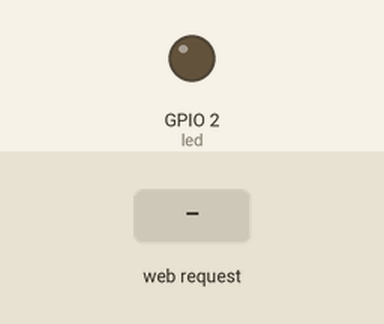
Simulated run of this program. Board: ESP32. Parts: output pins drawn as LEDs (lit = HIGH). Inputs (shaded band) come from the test bench. WiFi joins after 1.5 s; servers stay silent unless stated; storage starts empty; what the program prints to the serial monitor is not drawn.

Above: at 2.7 s.
2.8 s: HTTP request GET /on received
At 3.4 s:
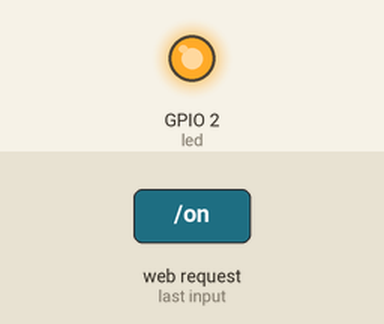
4.3 s: HTTP request GET /off received
At 4.6 s:
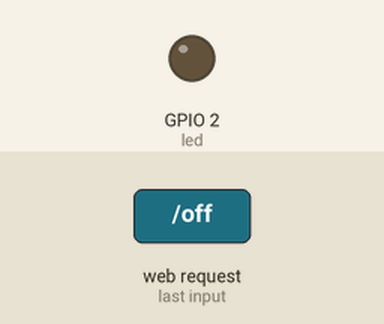
Timing chart, 0 to 7.3 s (numbered marks = the images above; inputs shaded):
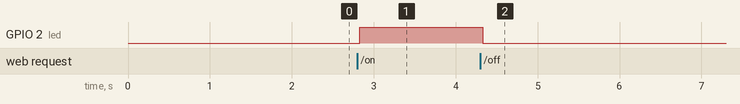

Measured:
- after the input at 2.8 s, GPIO 2 (led): LOW → HIGH at once
- after the input at 4.3 s, GPIO 2 (led): HIGH → LOW at once

The program:

main.cpp
```cpp
#include <Arduino.h>
#include <ESPAsyncWebServer.h>
#include <SPIFFS.h>
#include <WiFi.h>

const char *ssid = "LABTEL_5G";
const char *password = "49618037";

const int led = 2;
const int capteurLuminosite = 34;

AsyncWebServer server(80);

void setup()
{
  //----------------------------------------------------Serial
  Serial.begin(115200);
  Serial.println("\n");

  //----------------------------------------------------GPIO
  pinMode(led, OUTPUT);
  digitalWrite(led, LOW);
  pinMode(capteurLuminosite, INPUT);

  //----------------------------------------------------SPIFFS
  if(!SPIFFS.begin())
  {
    Serial.println("Erreur SPIFFS...");
    return;
  }

  File root = SPIFFS.open("/");
  File file = root.openNextFile();

  while(file)
  {
    Serial.print("File: ");
    Serial.println(file.name());
    file.close();
    file = root.openNextFile();
  }
  Serial.println("End Files reading");

  //----------------------------------------------------WIFI
  WiFi.begin(ssid, password);
	Serial.print("Tentative de connexion...");

	while(WiFi.status() != WL_CONNECTED)
	{
		Serial.print(".");
		delay(100);
	}

	Serial.println("\n");
	Serial.println("Connexion etablie!");
	Serial.print("Adresse IP: ");
	Serial.println(WiFi.localIP());

  //----------------------------------------------------SERVER
  server.on("/", HTTP_GET, [](AsyncWebServerRequest *request)
  {
    request->send(SPIFFS, "/index.html", "text/html");
  });

  server.on("/w3.css", HTTP_GET, [](AsyncWebServerRequest *request)
  {
    request->send(SPIFFS, "/w3.css", "text/css");
  });

  server.on("/script.js", HTTP_GET, [](AsyncWebServerRequest *request)
  {
    request->send(SPIFFS, "/script.js", "text/javascript");
  });

  server.on("/lireLuminosite", HTTP_GET, [](AsyncWebServerRequest *request)
  {
    int val = analogRead(capteurLuminosite);
    String luminosite = String(val);
    request->send(200, "text/plain", luminosite);
  });

  server.on("/on", HTTP_GET, [](AsyncWebServerRequest *request)
  {
    digitalWrite(led, HIGH);
    request->send(200);
  });

  server.on("/off", HTTP_GET, [](AsyncWebServerRequest *request)
  {
    digitalWrite(led, LOW);
    request->send(200);
  });

  server.begin();
  Serial.println("Serveur actif!");
}

void loop()
{

}
```
